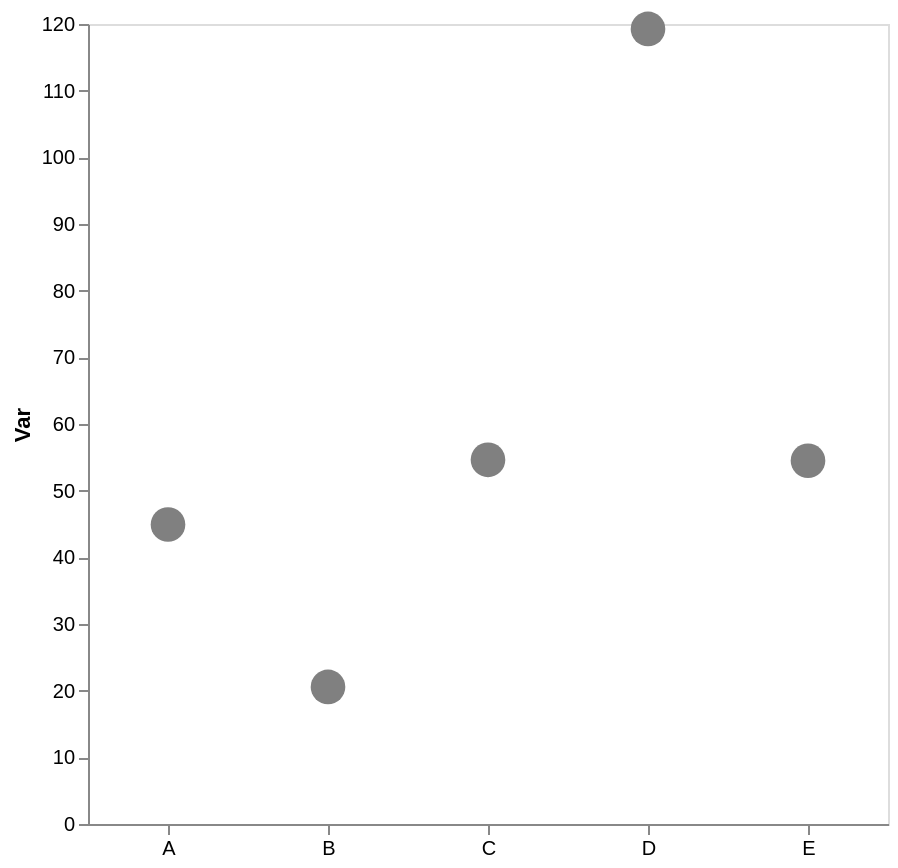

Express this chart as Vega-Lite.
### Vega-Lite specification from a JSON file in a GitHub repository (floating-point values rounded to 4 significant figures)
{"config": {"view": {"continuousWidth": 300, "continuousHeight": 300}, "axis": {"grid": false}, "bar": {"color": "gray"}}, "data": {"name": "data-1969c05947993a57711c15a64b30e9f9"}, "mark": {"type": "point", "color": "gray", "filled": true, "size": 300}, "encoding": {"x": {"axis": {"labelAngle": 0, "title": null}, "field": "cat", "type": "nominal"}, "y": {"aggregate": "mean", "axis": {"title": "Var"}, "field": "var1", "type": "quantitative"}}, "height": 400, "width": 400, "$schema": "https://vega.github.io/schema/vega-lite/v5.17.0.json", "datasets": {"data-1969c05947993a57711c15a64b30e9f9": [{"cat": "A", "var1": 50.21, "var2": 50.31}, {"cat": "C", "var1": 58.6, "var2": 54.76}, {"cat": "E", "var1": 52.56, "var2": 41.96}, {"cat": "A", "var1": 39.63, "var2": 48.85}, {"cat": "C", "var1": 50.65, "var2": 58.31}, {"cat": "E", "var1": 59.16, "var2": 63.19}, {"cat": "E", "var1": 41.4, "var2": 57.3}, {"cat": "B", "var1": 21.31, "var2": 40.28}, {"cat": "E", "var1": 64.85, "var2": 44.34}, {"cat": "B", "var1": 23.89, "var2": 66.09}, {"cat": "B", "var1": 16.5, "var2": 54.66}, {"cat": "D", "var1": 119.3, "var2": 38.0}]}}
